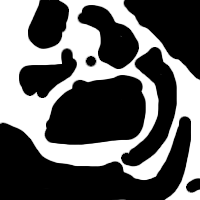
#> input picture images/map_200.png, 200 x 200 px
$ python main_EKF_2.py
#> lines starting #> are read from the running program, lines starting #| are printed output that depends on the picture; after the words box and inside, x2 and y2 are one past the last pixel; in counts of white or black regions, pixels touching at a corner belong together
"""
Define classes and simulation for a Rover that can estimate its position using a particle filter given a few landscapes.
The world is free of any obstacles, we just check that the rover is not leaving the world.
"""

import copy
import heapq
from dataclasses import dataclass
import math
import cv2
import matplotlib
import matplotlib.pyplot as plt
import numpy as np
from matplotlib import animation

matplotlib.use("TkAgg")

# Warning: this should be changed to your local install of FFMPEG if you want to save the matplotlib animation.
plt.rcParams["animation.ffmpeg_path"] = "/usr/bin/ffmpeg"

#--------------------------------------------------
Q = np.diag([
    0.1,  # variance of location on x-axis
    0.1,  # variance of location on y-axis
    np.deg2rad(1.0),  # variance of yaw angle
    1.0  # variance of velocity
]) ** 2  # predict state covariance
R = np.diag([1.0, 1.0]) ** 2  # Observation x,y position covariance
A_k_minus_1 = np.array([[1.0,  0,   0],
                        [  0,1.0,   0],
                        [  0,  0, 1.0]])

process_noise_v_k_minus_1 = np.array([0.01,0.01,0.003])

# State model noise covariance matrix Q_k
Q_k = np.array([[1.0,   0,   0],
                [  0, 1.0,   0],
                [  0,   0, 1.0]])

# Measurement matrix H_k
H_k = np.array([[1.0,  0,   0],
                [  0,1.0,   0],
                [  0,  0, 1.0]])

# Sensor measurement noise covariance matrix R_k
R_k = np.array([[1.0,   0,    0],
                [  0, 1.0,    0],
                [  0,    0, 1.0]])

# Sensor Noise Vector
sensor_noise_w_k = np.array([0.07,0.07,0.04])

#--------------------------------------------------


def gaussian(x, sigma):
    """Normal law"""
    return np.exp(-(np.power(x / sigma, 2) / 2) / (np.sqrt(2.0 * np.pi) * sigma))


@dataclass
class Landmark:
    """Represents a landmark at a given position"""

    x: float
    y: float


@dataclass
class Planet:
    """Represents a planet (world) with a given size and landmarks"""

    maze: np.array
    landmarks: list[Landmark]

    def size_x(self):
        """Return the size of the world along the x axis"""
        return self.maze.shape[0]

    def size_y(self):
        """Return the size of the world along the y axis"""
        return self.maze.shape[1]


@dataclass
class Position:
    """Represents a state of the rover"""

    x: float
    y: float
    direction: float

    def __mul__(self, scalar):
        return Position(self.x * scalar, self.y * scalar, self.direction * scalar)

    # [9 lines left out: functions __add__, __sub__, not called in this run]
    def to_array(self,speed,rotation):
        return np.array([[self.x],[self.y],[rotation],[speed]])


@dataclass
class Noise:
    """Dataclass to hold noise information"""

    sensing: float
    rotation: float
    speed: float


class BasicRover:
    """Define class to represent a basic rover. It can move on its planet and get information from the landmarks"""

    def __init__(self, position: Position, planet: Planet, noise: Noise):
        self.position_true: Position = position
        self.planet: Planet = planet
        self.noise: Noise = noise

    def move(self, position, speed, rotation):
        """Move the rover with given speed and rotation"""

        next_dir = np.mod(position.direction + rotation, 360)

        next_pos = Position(position.x, position.y, next_dir)

        next_pos.x += np.cos(next_pos.direction * np.pi / 180) * speed
        next_pos.y += np.sin(next_pos.direction * np.pi / 180) * speed

        # Check for collisions with world boundaries
        if next_pos.x < 0:
            next_pos.x = 0
        elif next_pos.x > self.planet.size_x() - 1:
            next_pos.x = self.planet.size_x() - 1
        if next_pos.y < 0:
            next_pos.y = 0
        elif next_pos.y > self.planet.size_y() - 1:
            next_pos.y = self.planet.size_y() - 1

        # Check for collisions with walls
        if self.planet.maze[round(next_pos.y)][round(next_pos.x)] == 1:
            if self.planet.maze[round(next_pos.y)][round(position.x)] == 1:
                next_pos.y = position.y
            if self.planet.maze[round(position.y)][round(next_pos.x)] == 1:
                next_pos.x = position.x
        return next_pos


class RoverParticle(BasicRover):
    """Class to represent a particle in the particle filter"""

    def __init__(self, position, planet, noise):
        super().__init__(position, planet, noise)

        # Particle filter
        self.weight = 1.0

    def __mul__(self, scalar):
        return RoverParticle(self.position_true * scalar, self.planet, self.noise)

    # [20 lines left out: functions __add__, __sub__, measurement_likelihood, not called in this run]


class Rover(BasicRover):
    """
    Class to represent the actual rover. It inherits from BasicRover but also has
    some additional methods to locate itself and determine which path it should take.
    """

    def __init__(
        self,
        position: Position,
        goal: tuple[int],
        planet: Planet,
        noise: Noise,
        max_speed: float = 2,
        particle_number: int = 100,
    ):
        super().__init__(position, planet, noise)

        self.position_dr: Position = (
            self.position_true
        )  # Dead reckoning position, we assume that the rover move without noise
        self.position_est: Position = (
            self.position_true
        )  # Estimated position of the rover with PF

        self.position_pred: Position = ( self.position_true)


        self.max_speed: float = max_speed

        # Path Planning: A*
        self.path = self.find_path((self.position_est.x, self.position_est.y), goal)

        # Sensing: RFID/LIDAR to determined landmarks ?
        self.observations: list[float]

        # Localization: Particle Filter

        # Initialize particle states with the initial state of the rover
        # (assumptions: it is known but that should be able to be removed
        # without causing too much troubles)
        self.particle_number = particle_number
        self.rover_particles: list[RoverParticle] = [
            RoverParticle(position, planet, Noise(1, 5.0, 5.0))
            for i in range(self.particle_number)
        ]

    def sense(self):
        """Get distance between the rover and the landmarks"""
        self.observations = []
        for landmark in self.planet.landmarks:
            dist = np.sqrt(
                (self.position_true.x - landmark.x) ** 2
                + (self.position_true.y - landmark.y) ** 2
            )
            dist += np.random.normal(0.0, self.noise.sensing)
            self.observations.append(dist)

    # [16 lines left out: function pf_localization, not called in this run]


    def ekf_localization(self, speed, rotation,xEst,xTrue,PEst,xDR):
        u = np.array([[speed],
                     [rotation]])
        DT = 1                  # Pas de simulation
        def observation(xTrue, xd, u):
            # xTrue = motion_model(xTrue, u)
            xTrue = self.move(self.position_true,speed, rotation)
            xTrue = xTrue.to_array(speed,rotation)

            # add noise to gps x-y
            z = observation_model(xTrue)        #remplacer par self.sense
            # z = self.pf_localization(speed,rotation)?
            # + GPS_NOISE @ np.random.randn(2, 1)

            # add noise to input
            ud = u # + INPUT_NOISE @ np.random.randn(2, 1)

            xd = self.move(self.position_true,speed,rotation).to_array(speed,rotation)

            # motion_model(xd, ud)

            return xTrue, z, xd, ud


        def motion_model(x, u):
            F = np.array([[1.0, 0, 0, 0],
                        [0, 1.0, 0, 0],
                        [0, 0, 1.0, 0],
                        [0, 0, 0, 0]])

            B = np.array([[DT * math.cos(x[2, 0]), 0],
                        [DT * math.sin(x[2, 0]), 0],
                        [0.0, DT],
                        [1.0, 0.0]])

            x = F @ x + B @ u

            return x


        def observation_model(x):
            H = np.array([
                [1, 0, 0, 0],
                [0, 1, 0, 0]
            ])

            z = H @ x

            return z


        def jacob_f(x, u):
            """
            Jacobian of Motion Model
            motion model
            x_{t+1} = x_t+v*dt*cos(yaw)
            y_{t+1} = y_t+v*dt*sin(yaw)
            yaw_{t+1} = yaw_t+omega*dt
            v_{t+1} = v{t}
            so
            dx/dyaw = -v*dt*sin(yaw)
            dx/dv = dt*cos(yaw)
            dy/dyaw = v*dt*cos(yaw)
            dy/dv = dt*sin(yaw)
            """
            yaw = x[2, 0]
            v = u[0,0]
            jF = np.array([
                [1.0, 0.0, -DT * v * math.sin(yaw), DT * math.cos(yaw)],
                [0.0, 1.0, DT * v * math.cos(yaw), DT * math.sin(yaw)],
                [0.0, 0.0, 1.0, 0.0],
                [0.0, 0.0, 0.0, 1.0]])

            return jF


        def jacob_h():
            # Jacobian of Observation Model
            jH = np.array([
                [1, 0, 0, 0],
                [0, 1, 0, 0]
            ])

            return jH


        def ekf_estimation(xEst, PEst, z, u):
            #  Predict
            xPred = motion_model(xEst, u)
            jF = jacob_f(xEst, u)
            PPred = jF @ PEst @ jF.T + Q
            print("xPred : ", xPred)
            #  Update
            jH = jacob_h()
            zPred = observation_model(xPred)
            y = z - zPred
            S = jH @ PPred @ jH.T + R
            K = PPred @ jH.T @ np.linalg.inv(S)
            xEst = xPred + K @ y
            PEst = (np.eye(len(xEst)) - K @ jH) @ PPred
            return xEst, PEst


        # [22 lines left out: function plot_covariance_ellipse, not called in this run]
        time = 0.0
        # --------
        # State Vector [x y yaw v]'
      # Dead reckoning

        # history
        hxEst = xEst
        hxTrue = xTrue
        hxDR = xTrue
        hz = np.zeros((2, 1))
        xTrue, z, xDR, ud = observation(xTrue, xDR, u)

        xEst, PEst = ekf_estimation(xEst, PEst, z, ud)
        print(xEst)
        x_est_pos = Position(xEst[0][0],xEst[1][0],xEst[2][0])
        print(x_est_pos)
        return x_est_pos


    # [15 lines left out: function resampling, not called in this run]

    def path_heuristic(self, pos1, pos2):
        """Heuristic used in A* algorithm"""
        return np.abs(pos2[0] - pos1[0]) + np.abs(pos2[1] - pos1[1])

    def find_path(self, start, goal):
        """Find path from a starting point to a goal point on the map using A* algorithm"""

        neighbors = [
            (0, 1),
            (0, -1),
            (1, 0),
            (-1, 0),
            (1, 1),
            (1, -1),
            (-1, 1),
            (-1, -1),
        ]

        close_set = set()
        came_from = {}
        gscore = {start: 0}
        fscore = {start: self.path_heuristic(start, goal)}
        oheap = []

        heapq.heappush(oheap, (fscore[start], start))
        while oheap:
            current = heapq.heappop(oheap)[1]

            if current == goal:
                data = []
                while current in came_from:
                    data.append(current)
                    current = came_from[current]
                return data[::-1]

            close_set.add(current)
            for i, j in neighbors:
                neighbor = current[0] + i, current[1] + j
                tentative_g_score = gscore[current] + self.path_heuristic(
                    current, neighbor
                )
                if neighbor[0] < 0 or neighbor[0] > self.planet.size_x() - 1:
                    continue

                if neighbor[1] < 0 or neighbor[1] > self.planet.size_y() - 1:
                    continue

                if self.planet.maze[neighbor[0]][neighbor[1]] == 1:
                    continue

                if neighbor in close_set and tentative_g_score >= gscore.get(
                    neighbor, 0
                ):
                    continue

                if tentative_g_score < gscore.get(neighbor, 0) or neighbor not in [
                    i[1] for i in oheap
                ]:
                    came_from[neighbor] = current
                    gscore[neighbor] = tentative_g_score
                    fscore[neighbor] = tentative_g_score + self.path_heuristic(
                        neighbor, goal
                    )
                    heapq.heappush(oheap, (fscore[neighbor], neighbor))
        return []

    def calc_control(self):
        """The rover compute its control input for the next step in order to reach its next waypoint."""
        if self.path:
            # print(f"Moving towards {self.path[0]}")
            delta_x = self.path[0][1] - self.position_est.x
            delta_y = self.path[0][0] - self.position_est.y
            speed = np.sqrt(delta_x**2 + delta_y**2)
            angle_with_horizontal_axis = np.arctan2(delta_y, delta_x) * 180 / np.pi
            rotation = angle_with_horizontal_axis - self.position_est.direction
            return speed, rotation
        return 0, 0

    def time_step(self):
        """Perform a time step (i.e. move rover, sense, locate, etc.)"""

        speed, rotation = self.calc_control()
        speed = min(speed, self.max_speed)  # Speed is capped before adding noise

        self.position_dr = self.move(self.position_dr, speed, rotation)

        # Add noise
        if speed != 0:
            speed_noisy = speed + np.random.normal(0.0, self.noise.speed)
        else:
            speed_noisy = speed

        rotation_noisy = rotation + np.random.normal(0.0, self.noise.rotation)

        # Compute the true position of rover
        self.position_true = self.move(self.position_true, speed_noisy, rotation_noisy)

        # Observation
        self.sense()

        # Localization
        # _init_
        xEst = np.array([[self.position_est.x],[self.position_est.y],[rotation],[speed]])
        xTrue = np.array([[self.position_true.x],[self.position_true.y],[rotation],[speed]])
        PEst = np.eye(4)

        xDR = np.zeros((4, 1))
        self.position_est = self.ekf_localization(speed, rotation,xEst,xTrue,PEst,xDR)

        # Check if we reached waypoint
        if (
            self.path
            and (round(self.position_est.y), round(self.position_est.x)) == self.path[0]
        ):
            self.path.pop(0)


def animate(
    i, rover, lists_pos, ax_plot, ax_scatter, landmarks_ray
):  # pylint: disable=too-many-locals, unused-argument
    """Animate function for matplotlib animation"""
    true_list, est_list, dr_list = lists_pos
    true_path, est_path, dr_path = ax_plot
    true_pos, est_pos, dr_pos = ax_scatter

    rover.time_step()

    true_list.append(rover.position_true)
    est_list.append(rover.position_est)
    dr_list.append(rover.position_dr)

    true_path[0].set_data([pos.x for pos in true_list], [pos.y for pos in true_list])
    est_path[0].set_data([pos.x for pos in est_list], [pos.y for pos in est_list])
    dr_path[0].set_data([pos.x for pos in dr_list], [pos.y for pos in dr_list])
    true_pos.set_offsets([rover.position_true.x, rover.position_true.y])
    est_pos.set_offsets([rover.position_est.x, rover.position_est.y])
    dr_pos.set_offsets([rover.position_dr.x, rover.position_dr.y])

    for k, landmark in enumerate(rover.planet.landmarks):
        landmarks_ray[k][0].set_data(
            [landmark.x, rover.position_true.x], [landmark.y, rover.position_true.y]
        )

    return true_path, est_path, dr_path, true_pos, est_pos, dr_pos, landmarks_ray


def main():  # pylint: disable=too-many-locals
    """Main function for the simulation"""

    # Initialization
    init_pos = Position(0, 0, 0)
    landmarks = [
        Landmark(25, 150),
        Landmark(50, 80),
        Landmark(50, 20),
        Landmark(120, 50),
        Landmark(125, 115),
        Landmark(160, 80),
        Landmark(190, 185),
    ]

    # Load maze
    img_path = "images/map_200.png"
    maze = cv2.bitwise_not(cv2.imread(img_path, 0)) / 255.0
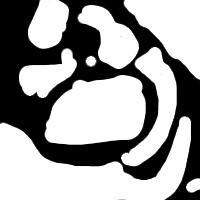
#> maze: shape (200, 200) float64; min 0, max 1, mean 0.62
    maze[maze != 0] = 1
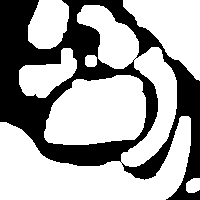
#> maze: shape (200, 200) float64; values 0 (black) and 1 (white), 65.2% white; 1 black region, box (x1, y1, x2, y2) and area: (0, 0, 200, 200) 13914
    planet = Planet(maze, landmarks)
    noise = Noise(0.5, 5.0, 0.5)
    final_pos = (planet.size_x() - 1, planet.size_y() - 1)
#> final_pos = (199, 199)
    rover = Rover(init_pos, final_pos, planet, noise)
#> in find_path, `fscore = {start: self.path_heuristic(start, goal)}`: fscore = {(0, 0): 398}
#> the loop in find_path, `while oheap:` made 12645 passes
#> after the loop in find_path, `while oheap:`: came_from = 12709 items; close_set = 12643 items; data = 331 pairs, first value 1 to 199, second value 0 to 199; fscore = 12710 items
#> in __init__, `self.path = self.find_path((self.position_est.x, self.position_est.y),..`: self.path has the same summary as data in find_path

    true_pos_list = [rover.position_true]
    est_pos_list = [rover.position_est]
    dr_pos_list = [rover.position_dr]

    # Simulation
    fig = plt.figure()
    ax = fig.add_subplot(
        111, xlim=(0, planet.size_x() - 1), ylim=(0, planet.size_y() - 1)
    )
    ax.imshow(maze, cmap="gray_r")

    # Trajectories
    true_path = ax.plot([], [], c="C0", alpha=0.6, label="True trajectory", zorder=1)
#> true_path = 1 item
    est_path = ax.plot(
        [], [], c="C1", alpha=0.6, label="Estimated trajectory", zorder=1
    )
#> est_path = 1 item
    dr_path = ax.plot(
        [], [], c="C2", alpha=0.6, label="Dead_reckoning trajectory", zorder=1
    )
#> dr_path = 1 item

    # Actual position
    true_pos = ax.scatter([], [], c="C0", marker="o", s=10, zorder=2)
    est_pos = ax.scatter([], [], c="C1", marker="o", s=10, zorder=2)
    dr_pos = ax.scatter([], [], c="C2", marker="o", s=10, zorder=2)

    # Landmarks
    ax.scatter(
        [l.x for l in rover.planet.landmarks],
        [l.y for l in rover.planet.landmarks],
        c="r",
        marker="x",
    )
    landmarks_ray = [
        ax.plot([], [], c="r", alpha=0.5, zorder=1) for _ in rover.planet.landmarks
    ]
#> landmarks_ray = 7 items

    # Results
    ax.legend()
    anim = animation.FuncAnimation(  # pylint: disable=unused-variable
        fig,
        animate,
        frames=3 * len(rover.path),
        interval=20,
        fargs=(
            rover,
            [true_pos_list, est_pos_list, dr_pos_list],
            [true_path, est_path, dr_path],
            [true_pos, est_pos, dr_pos],
            landmarks_ray,
        ),
    )

    # Save the animation (it can take a while)
    # anim.save("path_planning.mp4", fps=30, dpi=300)

    plt.show()
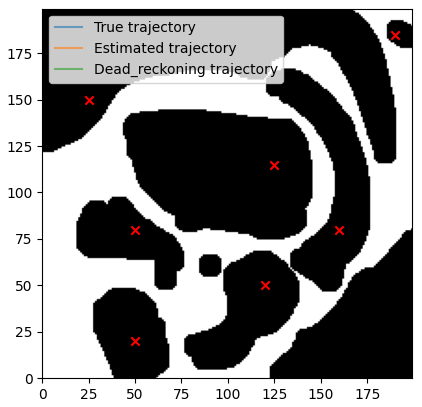
#> figure drawn by matplotlib, 1 panel
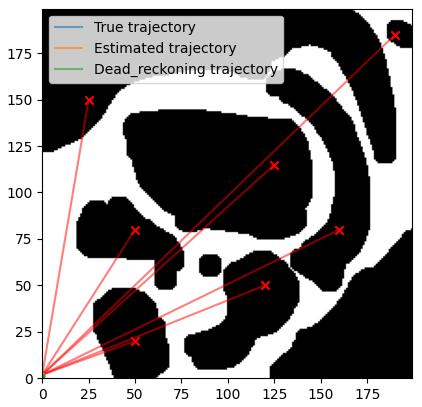
#> figure drawn by matplotlib, 1 panel


if __name__ == "__main__":
    main()

$ run again, with images/map_20.png copied over images/map_200.png
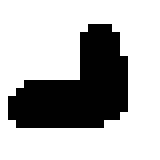
#> input picture images/map_20.png, 20 x 20 px (shown 8 times larger)
#> maze: shape (20, 20) float64; values 0 (black) and 1 (white), 29.5% white; 1 white region, box (x1, y1, x2, y2) and area: (1, 3, 16, 16) 118
#> final_pos = (19, 19)
#> in find_path, `fscore = {start: self.path_heuristic(start, goal)}`: fscore = {(0, 0): 38}
#> the loop in find_path, `while oheap:` made 278 passes
#> after the loop in find_path, `while oheap:`: came_from = 281 items; close_set = 277 items; data = 30 pairs, first value 0 to 19, second value 1 to 19; fscore = 282 items
#> self.path has the same summary as data in find_path
#> true_path = 1 item
#> landmarks_ray = 7 items
#> in main, `plt.show()`:
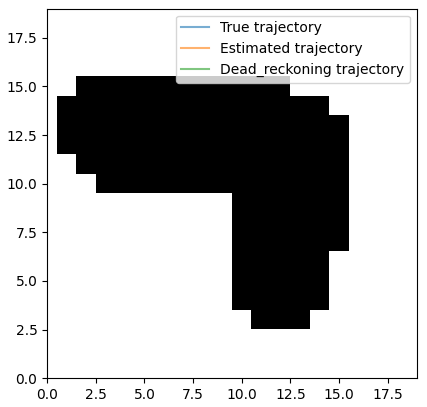
#> figure drawn by matplotlib, 1 panel
#> in main, `plt.show()`:
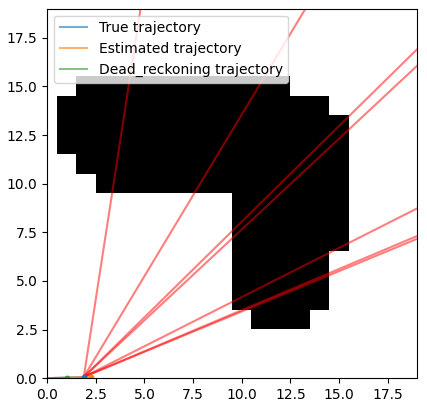
#> figure drawn by matplotlib, 1 panel

$ run again, with images/map200_Known.png copied over images/map_200.png
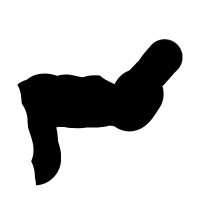
#> input picture images/map200_Known.png, 200 x 200 px
#> in main, `maze[maze != 0] = 1`:
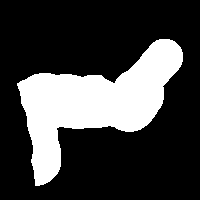
#> maze: shape (200, 200) float64; values 0 (black) and 1 (white), 25.5% white; 1 white region, box (x1, y1, x2, y2) and area: (17, 39, 183, 186) 10191
#> final_pos = (199, 199)
#> in find_path, `fscore = {start: self.path_heuristic(start, goal)}`: fscore = {(0, 0): 398}
#> the loop in find_path, `while oheap:` made 21364 passes
#> after the loop in find_path, `while oheap:`: came_from = 21629 items; close_set = 21363 items; data = 333 pairs, first value 0 to 199, second value 1 to 199; fscore = 21630 items
#> self.path has the same summary as data in find_path
#> true_path = 1 item
#> landmarks_ray = 7 items
#> in main, `plt.show()`:
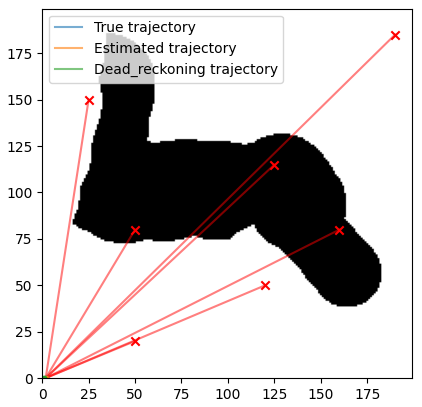
#> figure drawn by matplotlib, 1 panel
